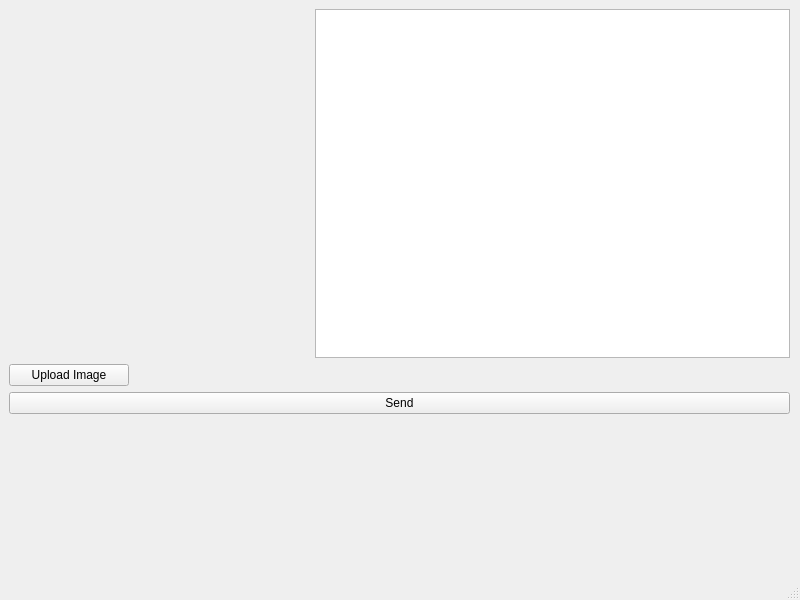
<?xml version="1.0" encoding="UTF-8"?>
<ui version="4.0">
 <class>MainWindow</class>
 <widget class="QMainWindow" name="MainWindow">
  <property name="geometry">
   <rect>
    <x>0</x>
    <y>0</y>
    <width>800</width>
    <height>600</height>
   </rect>
  </property>
  <property name="windowTitle">
   <string>MainWindow</string>
  </property>
  <widget class="QWidget" name="centralwidget">
   <widget class="QWidget" name="verticalLayoutWidget">
    <property name="geometry">
     <rect>
      <x>9</x>
      <y>9</y>
      <width>781</width>
      <height>541</height>
     </rect>
    </property>
    <layout class="QVBoxLayout" name="verticalLayout">
     <item>
      <layout class="QVBoxLayout" name="verticalLayout_2">
       <item>
        <layout class="QHBoxLayout" name="horizontalLayout">
         <item>
          <widget class="QLabel" name="image_label">
           <property name="minimumSize">
            <size>
             <width>300</width>
             <height>0</height>
            </size>
           </property>
           <property name="text">
            <string/>
           </property>
          </widget>
         </item>
         <item>
          <widget class="QTextEdit" name="response_text_edit"/>
         </item>
        </layout>
       </item>
      </layout>
     </item>
     <item>
      <widget class="QPushButton" name="upload_image">
       <property name="maximumSize">
        <size>
         <width>120</width>
         <height>16777215</height>
        </size>
       </property>
       <property name="text">
        <string>Upload Image</string>
       </property>
      </widget>
     </item>
     <item>
      <widget class="QPushButton" name="send_button">
       <property name="text">
        <string>Send</string>
       </property>
      </widget>
     </item>
     <item>
      <widget class="QLabel" name="json_response">
       <property name="minimumSize">
        <size>
         <width>0</width>
         <height>130</height>
        </size>
       </property>
       <property name="text">
        <string/>
       </property>
      </widget>
     </item>
    </layout>
   </widget>
  </widget>
  <widget class="QMenuBar" name="menubar">
   <property name="geometry">
    <rect>
     <x>0</x>
     <y>0</y>
     <width>800</width>
     <height>24</height>
    </rect>
   </property>
  </widget>
  <widget class="QStatusBar" name="statusbar"/>
 </widget>
 <resources/>
 <connections/>
</ui>
